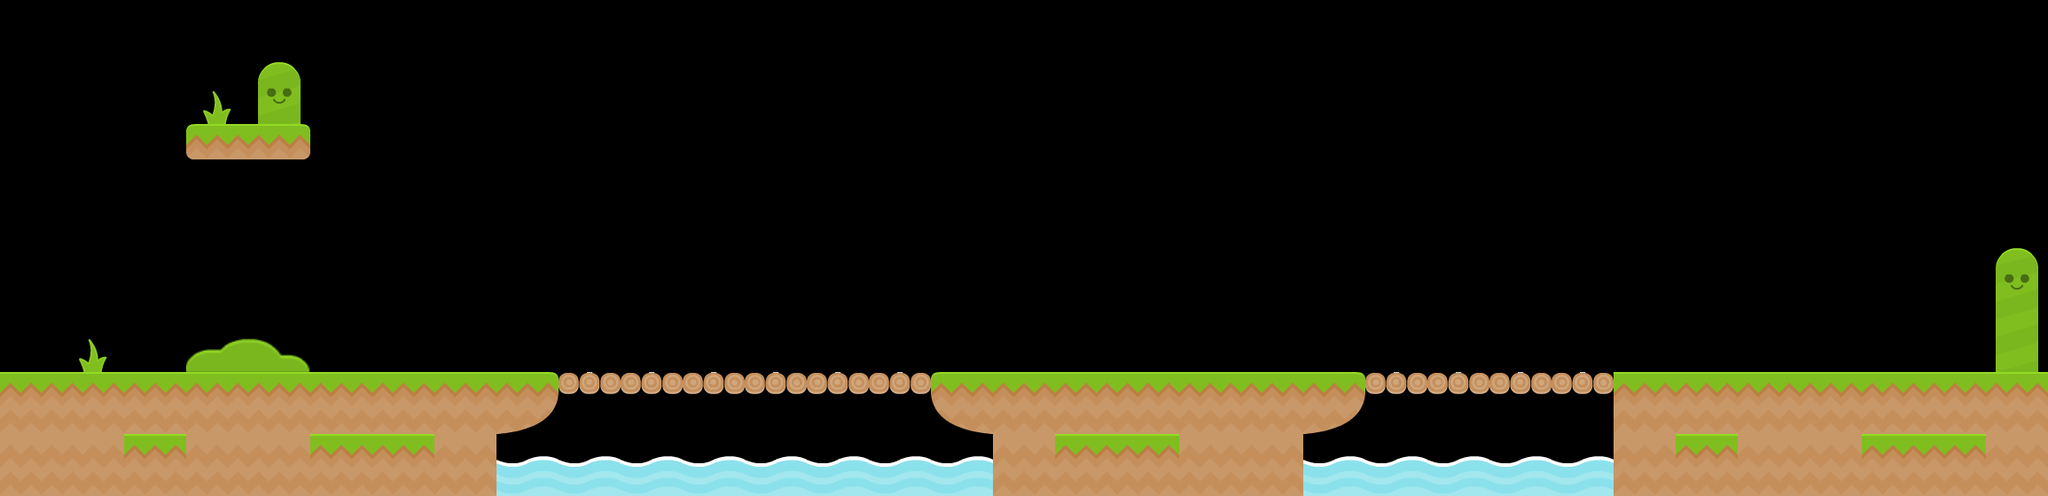

A level layout from a 2D game, rendered from its tile map. Below: a short description, then the map file with its tile-grid data intact:
An orthogonal 33x8 tile map with 70x70 px tiles, 2 tile layers (BackgroundLayer, GroundLayer), 2 tilesets and 8 objects (6x box, checkpoint, startpoint).

<map version="1.0" orientation="orthogonal" renderorder="right-down" width="33" height="8" tilewidth="70" tileheight="70" nextobjectid="49">
 <tileset firstgid="1" name="mytileset" tilewidth="70" tileheight="70" tilecount="35" columns="5">
  <image source="tiles.png" width="350" height="490" />
 </tileset>
 <tileset firstgid="36" name="enemies" tilewidth="70" tileheight="70" tilecount="4" columns="0">
  <tile id="0">
   <image width="51" height="51" source="texture-atlas/blockerMad.png" />
  </tile>
  <tile id="3">
   <image width="70" height="70" source="texture-atlas/liquidWaterTop_mid.png" />
  </tile>
  <tile id="4">
   <image width="70" height="70" source="texture-atlas/sign.png" />
  </tile>
  <tile id="5">
   <image width="70" height="70" source="texture-atlas/signRight.png" />
  </tile>
 </tileset>
 <layer name="BackgroundLayer" width="33" height="8">
  <data encoding="csv">
0,0,0,0,0,0,0,0,0,0,0,0,0,0,0,0,0,0,0,0,0,0,0,0,0,0,0,0,0,0,0,0,0,
0,0,0,25,4,0,0,0,0,0,0,0,0,0,0,0,0,0,0,0,0,0,0,0,0,0,0,0,0,0,0,0,0,
0,0,0,12,27,0,0,0,0,0,0,0,0,0,0,0,0,0,0,0,0,0,0,0,0,0,0,0,0,0,0,0,0,
0,0,0,0,0,0,0,0,0,0,0,0,0,0,0,0,0,0,0,0,0,0,0,0,0,0,0,0,0,0,0,0,0,
0,0,0,0,0,0,0,0,0,0,0,0,0,0,0,0,0,0,0,0,0,0,0,0,0,0,0,0,0,0,0,0,4,
0,25,0,31,32,0,0,0,0,0,0,0,0,0,0,0,0,0,0,0,0,0,0,0,0,0,0,0,0,0,0,0,9,
0,0,0,0,0,0,0,0,0,0,0,0,0,0,0,0,0,0,0,0,0,0,0,0,0,0,0,0,0,0,0,0,0,
0,0,0,0,0,0,0,0,14,14,14,14,14,14,14,14,0,0,0,0,0,14,14,14,14,14,0,0,0,0,0,0,0
</data>
 </layer>
 <layer name="GroundLayer" width="33" height="8">
  <data encoding="csv">
0,0,0,0,0,0,0,0,0,0,0,0,0,0,0,0,0,0,0,0,0,0,0,0,0,0,0,0,0,0,0,0,0,
0,0,0,0,0,0,0,0,0,0,0,0,0,0,0,0,0,0,0,0,0,0,0,0,0,0,0,0,0,0,0,0,0,
0,0,0,0,0,0,0,0,0,0,0,0,0,0,0,0,0,0,0,0,0,0,0,0,0,0,0,0,0,0,0,0,0,
0,0,0,0,0,0,0,0,0,0,0,0,0,0,0,0,0,0,0,0,0,0,0,0,0,0,0,0,0,0,0,0,0,
0,0,0,0,0,0,0,0,0,0,0,0,0,0,0,0,0,0,0,0,0,0,0,0,0,0,0,0,0,0,0,0,0,
0,0,0,0,0,0,0,0,0,0,0,0,0,0,0,0,0,0,0,0,0,0,0,0,0,0,0,0,0,0,0,0,0,
24,24,24,24,24,24,24,24,33,8,8,8,8,8,8,34,24,24,24,24,24,33,8,8,8,8,24,24,24,24,24,24,24,
35,35,24,35,35,24,24,35,0,0,0,0,0,0,0,0,35,24,24,35,35,0,0,0,0,0,35,24,35,35,24,24,35
</data>
 </layer>
 <objectgroup name="ObjectLayer">
  <object id="15" name="box" gid="36" x="630.5" y="420" width="51" height="51">
   <properties>
    <property name="scale.y" value="1.5" />
   </properties>
  </object>
  <object id="31" name="box" gid="36" x="1950" y="355" width="51" height="51" />
  <object id="34" name="checkpoint" gid="40" x="2170" y="420" width="70" height="70" />
  <object id="35" name="startpoint" gid="41" x="0" y="420" width="70" height="70" />
  <object id="40" name="box" gid="36" x="397" y="420" width="51" height="51" />
  <object id="45" name="box" gid="36" x="1305.5" y="402.5" width="51" height="51" />
  <object id="46" name="box" gid="36" x="1609" y="378" width="51" height="51" />
  <object id="48" name="box" gid="36" x="885" y="420" width="51" height="51">
   <properties>
    <property name="scale.y" value="2" />
   </properties>
  </object>
 </objectgroup>
</map>
